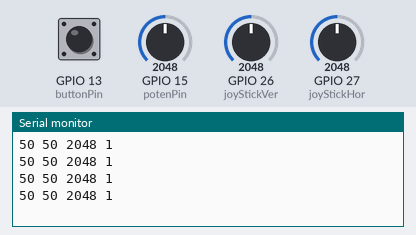
This sketch was run on a simulated ESP32. On the bench: the last lines printed to the serial monitor. The inputs (shaded band) are chosen by the test bench; at power-on: GPIO 15 (potenPin) = 2048, GPIO 26 (joyStickVer) = 2048, GPIO 27 (joyStickHor) = 2048, GPIO 13 (buttonPin) HIGH.

Above: at 4.2 s.
4.3 s: GPIO 15 (potenPin) set to 2866
At 4.71 s:
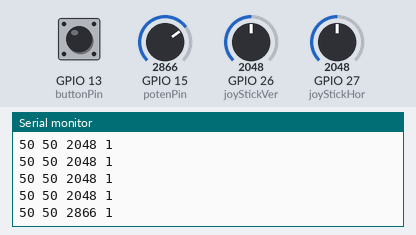
5.8 s: GPIO 26 (joyStickVer) set to 2866
At 5.91 s:
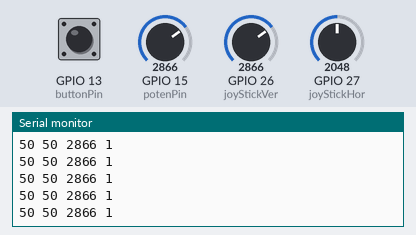
7.3 s: GPIO 27 (joyStickHor) set to 2866
At 7.41 s:
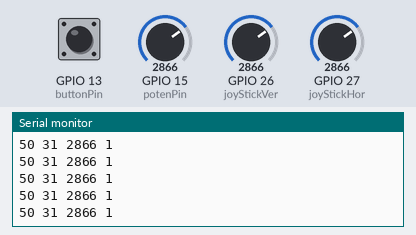
8.8 s: GPIO 13 (buttonPin) pulled LOW for 0.35 s
At 9.21 s:
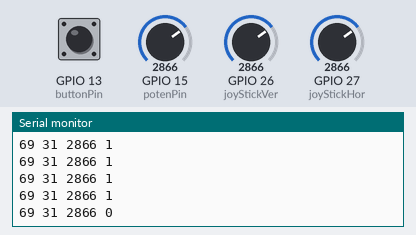
10.6 s: GPIO 15 (potenPin) set to 3603
At 10.72 s:
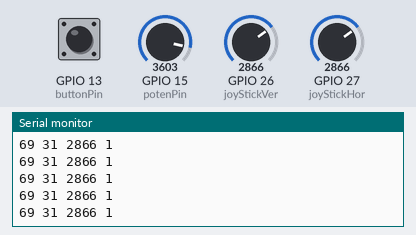
12.1 s: GPIO 13 (buttonPin) pulled LOW for 1 s
At 12.52 s:
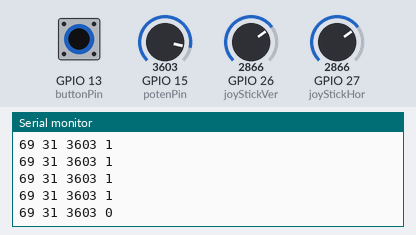
Timing chart, 0 to 15.1 s (numbered marks = the images above; inputs shaded):
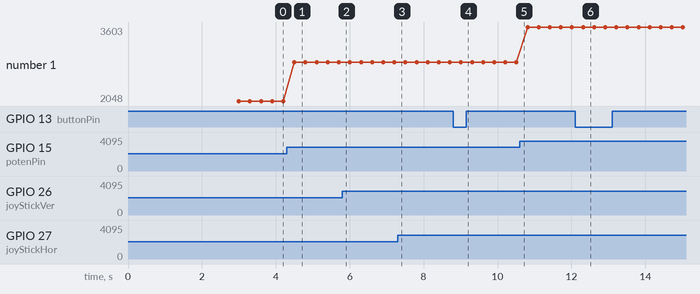

Measured:
- after the input at 4.3 s, the serial monitor: prints a new line after 0.20 s (image 1)
- after the input at 8.8 s, the serial monitor: prints a new line after 0.21 s (image 4)
- after the input at 12.1 s, the serial monitor: prints a new line after 0.21 s (image 6)
- plotted number 1: 2048 → 2866 after the input at 4.3 s, 2866 → 3603 after the input at 10.6 s

The sketch:

sketch_sensor.ino
```cpp
#include <ArduinoJson.h>

const int joyStickHor = 27;
const int joyStickVer = 26;
const int potenPin = 15;
const int buttonPin = 13;

int X = 0;
int Y = 0;
int P = 0;
int B = 0;


void setup() {
  Serial.begin(115200);
  delay(3000); //time to bring up serial monitor

  pinMode(buttonPin, INPUT_PULLUP);


}

void loop() {
  X = map(analogRead(joyStickHor), 0, 4095, 0, 100);
  Y = map(analogRead(joyStickVer), 0, 4095, 100, 0);
  P = analogRead(potenPin);
  B = digitalRead(buttonPin);

  Serial.print(X);
  Serial.print(" ");
  Serial.print(Y);
  Serial.print(" ");
  Serial.print(P);
  Serial.print(" ");
  Serial.println(B);


  delay(300);

}
```
